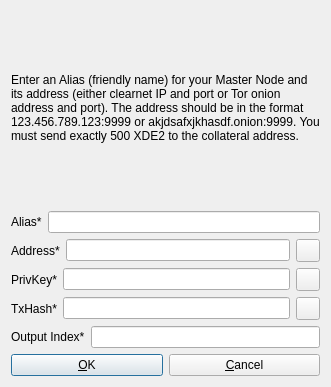
<?xml version="1.0" encoding="UTF-8"?>
<ui version="4.0">
 <class>AddEditAdrenalineNode</class>
 <widget class="QDialog" name="AddEditAdrenalineNode">
  <property name="geometry">
   <rect>
    <x>0</x>
    <y>0</y>
    <width>331</width>
    <height>387</height>
   </rect>
  </property>
  <property name="windowTitle">
   <string>Add/Edit XDE2 Node</string>
  </property>
  <property name="modal">
   <bool>true</bool>
  </property>
  <layout class="QVBoxLayout" name="verticalLayout">
   <item>
    <widget class="QLabel" name="label_9">
     <property name="sizePolicy">
      <sizepolicy hsizetype="Preferred" vsizetype="Expanding">
       <horstretch>0</horstretch>
       <verstretch>0</verstretch>
      </sizepolicy>
     </property>
     <property name="text">
      <string>&lt;html&gt;&lt;head/&gt;&lt;body&gt;&lt;p&gt;Enter an Alias (friendly name) for your Master Node and its address (either clearnet IP and port or Tor onion address and port). The address should be in the format 123.456.789.123:9999 or akjdsafxjkhasdf.onion:9999. You must send exactly 500 XDE2 to the collateral address.&lt;/p&gt;&lt;/body&gt;&lt;/html&gt;</string>
     </property>
     <property name="wordWrap">
      <bool>true</bool>
     </property>
    </widget>
   </item>
   <item>
    <layout class="QHBoxLayout" name="horizontalLayout_4">
     <property name="bottomMargin">
      <number>0</number>
     </property>
     <item>
      <widget class="QLabel" name="label_4">
       <property name="text">
        <string>Alias*</string>
       </property>
      </widget>
     </item>
     <item>
      <widget class="QLineEdit" name="aliasLineEdit"/>
     </item>
    </layout>
   </item>
   <item>
    <layout class="QHBoxLayout" name="horizontalLayout_5">
     <property name="bottomMargin">
      <number>0</number>
     </property>
     <item>
      <widget class="QLabel" name="label_6">
       <property name="text">
        <string>Address*</string>
       </property>
      </widget>
     </item>
     <item>
      <widget class="QLineEdit" name="addressLineEdit"/>
     </item>
     <item>
      <widget class="QToolButton" name="AddEditAddressPasteButton">
       <property name="toolTip">
        <string>Paste address from clipboard</string>
       </property>
       <property name="text">
        <string/>
       </property>
       <property name="icon">
        <iconset resource="../bitcoin.qrc">
         <normaloff>:/icons/editpaste</normaloff>:/icons/editpaste</iconset>
       </property>
       <property name="shortcut">
        <string>Alt+P</string>
       </property>
      </widget>
     </item>
    </layout>
   </item>
   <item>
    <layout class="QHBoxLayout" name="horizontalLayout_3">
     <property name="bottomMargin">
      <number>0</number>
     </property>
     <item>
      <widget class="QLabel" name="label_5">
       <property name="text">
        <string>PrivKey*</string>
       </property>
      </widget>
     </item>
     <item>
      <widget class="QLineEdit" name="privkeyLineEdit"/>
     </item>
     <item>
      <widget class="QToolButton" name="AddEditPrivkeyPasteButton">
       <property name="toolTip">
        <string>Paste address from clipboard</string>
       </property>
       <property name="text">
        <string/>
       </property>
       <property name="icon">
        <iconset resource="../bitcoin.qrc">
         <normaloff>:/icons/editpaste</normaloff>:/icons/editpaste</iconset>
       </property>
       <property name="shortcut">
        <string>Alt+P</string>
       </property>
      </widget>
     </item>
    </layout>
   </item>
   <item>
    <layout class="QHBoxLayout" name="horizontalLayout_2">
     <property name="bottomMargin">
      <number>0</number>
     </property>
     <item>
      <widget class="QLabel" name="label_2">
       <property name="text">
        <string>TxHash*</string>
       </property>
      </widget>
     </item>
     <item>
      <widget class="QLineEdit" name="txhashLineEdit"/>
     </item>
     <item>
      <widget class="QToolButton" name="AddEditTxhashPasteButton">
       <property name="toolTip">
        <string>Paste address from clipboard</string>
       </property>
       <property name="text">
        <string/>
       </property>
       <property name="icon">
        <iconset resource="../bitcoin.qrc">
         <normaloff>:/icons/editpaste</normaloff>:/icons/editpaste</iconset>
       </property>
       <property name="shortcut">
        <string>Alt+P</string>
       </property>
      </widget>
     </item>
    </layout>
   </item>
   <item>
    <layout class="QHBoxLayout" name="horizontalLayout_8">
     <property name="bottomMargin">
      <number>0</number>
     </property>
     <item>
      <widget class="QLabel" name="label_8">
       <property name="text">
        <string>Output Index*</string>
       </property>
      </widget>
     </item>
     <item>
      <widget class="QLineEdit" name="outputindexLineEdit"/>
     </item>
    </layout>
   </item>
   <item>
    <layout class="QHBoxLayout" name="horizontalLayout_Buttons">
     <item>
      <widget class="QPushButton" name="okButton">
       <property name="text">
        <string>&amp;OK</string>
       </property>
      </widget>
     </item>
     <item>
      <widget class="QPushButton" name="cancelButton">
       <property name="text">
        <string>&amp;Cancel</string>
       </property>
       <property name="autoDefault">
        <bool>false</bool>
       </property>
      </widget>
     </item>
    </layout>
   </item>
  </layout>
 </widget>
 <resources>
  <include location="../bitcoin.qrc"/>
 </resources>
 <connections/>
</ui>
